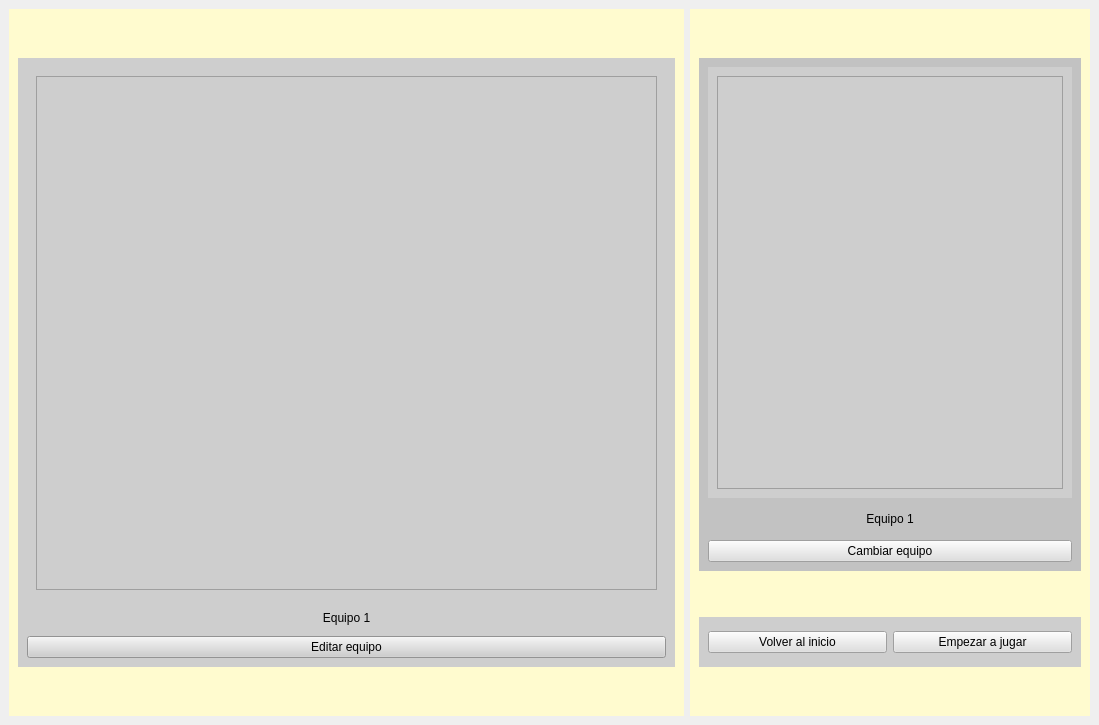
<?xml version="1.0" encoding="UTF-8"?>
<ui version="4.0">
 <class>MainWindow</class>
 <widget class="QMainWindow" name="MainWindow">
  <property name="geometry">
   <rect>
    <x>0</x>
    <y>0</y>
    <width>1099</width>
    <height>725</height>
   </rect>
  </property>
  <property name="windowTitle">
   <string>MainWindow</string>
  </property>
  <widget class="QWidget" name="centralwidget">
   <layout class="QVBoxLayout" name="verticalLayout_2">
    <item>
     <layout class="QHBoxLayout" name="horizontalLayout_2">
      <item>
       <widget class="QWidget" name="verticalWidget_2" native="true">
        <property name="styleSheet">
         <string notr="true">background-color: rgb(255, 251, 207);</string>
        </property>
        <layout class="QVBoxLayout" name="verticalLayout_3">
         <item>
          <spacer name="verticalSpacer_4">
           <property name="orientation">
            <enum>Qt::Vertical</enum>
           </property>
           <property name="sizeType">
            <enum>QSizePolicy::Fixed</enum>
           </property>
           <property name="sizeHint" stdset="0">
            <size>
             <width>20</width>
             <height>40</height>
            </size>
           </property>
          </spacer>
         </item>
         <item>
          <layout class="QHBoxLayout" name="layout1">
           <item>
            <widget class="QWidget" name="vista_pokemon_1" native="true">
             <property name="styleSheet">
              <string notr="true">background-color: rgb(206, 206, 206);</string>
             </property>
             <layout class="QVBoxLayout" name="vista_pokemon_2">
              <item>
               <widget class="QWidget" name="verticalWidget" native="true">
                <layout class="QVBoxLayout" name="verticalLayout_11">
                 <item>
                  <widget class="QGraphicsView" name="graphicsView">
                   <property name="sizePolicy">
                    <sizepolicy hsizetype="Preferred" vsizetype="Preferred">
                     <horstretch>0</horstretch>
                     <verstretch>0</verstretch>
                    </sizepolicy>
                   </property>
                   <property name="styleSheet">
                    <string notr="true">border-image: url(:/bulbasur.png);</string>
                   </property>
                  </widget>
                 </item>
                </layout>
               </widget>
              </item>
              <item>
               <widget class="QLabel" name="label">
                <property name="maximumSize">
                 <size>
                  <width>16777215</width>
                  <height>25</height>
                 </size>
                </property>
                <property name="tabletTracking">
                 <bool>false</bool>
                </property>
                <property name="text">
                 <string>Equipo 1</string>
                </property>
                <property name="alignment">
                 <set>Qt::AlignCenter</set>
                </property>
               </widget>
              </item>
              <item>
               <widget class="QPushButton" name="editar">
                <property name="text">
                 <string>Editar equipo</string>
                </property>
               </widget>
              </item>
             </layout>
            </widget>
           </item>
          </layout>
         </item>
         <item>
          <layout class="QHBoxLayout" name="layout2"/>
         </item>
         <item>
          <spacer name="verticalSpacer_6">
           <property name="orientation">
            <enum>Qt::Vertical</enum>
           </property>
           <property name="sizeType">
            <enum>QSizePolicy::Fixed</enum>
           </property>
           <property name="sizeHint" stdset="0">
            <size>
             <width>20</width>
             <height>40</height>
            </size>
           </property>
          </spacer>
         </item>
        </layout>
       </widget>
      </item>
      <item>
       <widget class="QWidget" name="verticalWidget" native="true">
        <property name="maximumSize">
         <size>
          <width>400</width>
          <height>16777215</height>
         </size>
        </property>
        <property name="styleSheet">
         <string notr="true">background-color: rgb(255, 251, 207);</string>
        </property>
        <layout class="QVBoxLayout" name="verticalLayout">
         <item>
          <spacer name="verticalSpacer_2">
           <property name="orientation">
            <enum>Qt::Vertical</enum>
           </property>
           <property name="sizeType">
            <enum>QSizePolicy::Fixed</enum>
           </property>
           <property name="sizeHint" stdset="0">
            <size>
             <width>20</width>
             <height>40</height>
            </size>
           </property>
          </spacer>
         </item>
         <item>
          <widget class="QWidget" name="verticalWidget" native="true">
           <property name="styleSheet">
            <string notr="true">background-color: rgb(194, 194, 194);</string>
           </property>
           <layout class="QVBoxLayout" name="verticalLayout_4">
            <item>
             <widget class="QWidget" name="verticalWidget" native="true">
              <property name="styleSheet">
               <string notr="true">background-color: rgb(206, 206, 206);</string>
              </property>
              <layout class="QVBoxLayout" name="verticalLayout_14">
               <item>
                <widget class="QGraphicsView" name="graphicsView_2">
                 <property name="sizePolicy">
                  <sizepolicy hsizetype="Preferred" vsizetype="Preferred">
                   <horstretch>0</horstretch>
                   <verstretch>0</verstretch>
                  </sizepolicy>
                 </property>
                 <property name="styleSheet">
                  <string notr="true">border-image: url(:/bulbasur.png);</string>
                 </property>
                </widget>
               </item>
              </layout>
             </widget>
            </item>
            <item>
             <widget class="QLabel" name="label_4">
              <property name="maximumSize">
               <size>
                <width>16777215</width>
                <height>30</height>
               </size>
              </property>
              <property name="text">
               <string>Equipo 1</string>
              </property>
              <property name="alignment">
               <set>Qt::AlignCenter</set>
              </property>
             </widget>
            </item>
            <item>
             <widget class="QPushButton" name="cambiarEquipo">
              <property name="styleSheet">
               <string notr="true">background-color: rgb(223, 223, 223);</string>
              </property>
              <property name="text">
               <string>Cambiar equipo</string>
              </property>
             </widget>
            </item>
           </layout>
          </widget>
         </item>
         <item>
          <spacer name="verticalSpacer_3">
           <property name="orientation">
            <enum>Qt::Vertical</enum>
           </property>
           <property name="sizeType">
            <enum>QSizePolicy::Fixed</enum>
           </property>
           <property name="sizeHint" stdset="0">
            <size>
             <width>20</width>
             <height>40</height>
            </size>
           </property>
          </spacer>
         </item>
         <item>
          <widget class="QWidget" name="horizontalWidget_4" native="true">
           <property name="maximumSize">
            <size>
             <width>16777215</width>
             <height>50</height>
            </size>
           </property>
           <property name="styleSheet">
            <string notr="true">background-color: rgb(206, 206, 206);</string>
           </property>
           <layout class="QHBoxLayout" name="horizontalLayout_5">
            <item>
             <widget class="QPushButton" name="volverInicio">
              <property name="styleSheet">
               <string notr="true">background-color: rgb(223, 223, 223);</string>
              </property>
              <property name="text">
               <string>Volver al inicio</string>
              </property>
             </widget>
            </item>
            <item>
             <widget class="QPushButton" name="empezarJugar">
              <property name="styleSheet">
               <string notr="true">background-color: rgb(223, 223, 223);</string>
              </property>
              <property name="text">
               <string>Empezar a jugar</string>
              </property>
             </widget>
            </item>
           </layout>
          </widget>
         </item>
         <item>
          <spacer name="verticalSpacer">
           <property name="orientation">
            <enum>Qt::Vertical</enum>
           </property>
           <property name="sizeType">
            <enum>QSizePolicy::Fixed</enum>
           </property>
           <property name="sizeHint" stdset="0">
            <size>
             <width>20</width>
             <height>40</height>
            </size>
           </property>
          </spacer>
         </item>
        </layout>
       </widget>
      </item>
     </layout>
    </item>
   </layout>
  </widget>
 </widget>
 <resources/>
 <connections/>
</ui>
